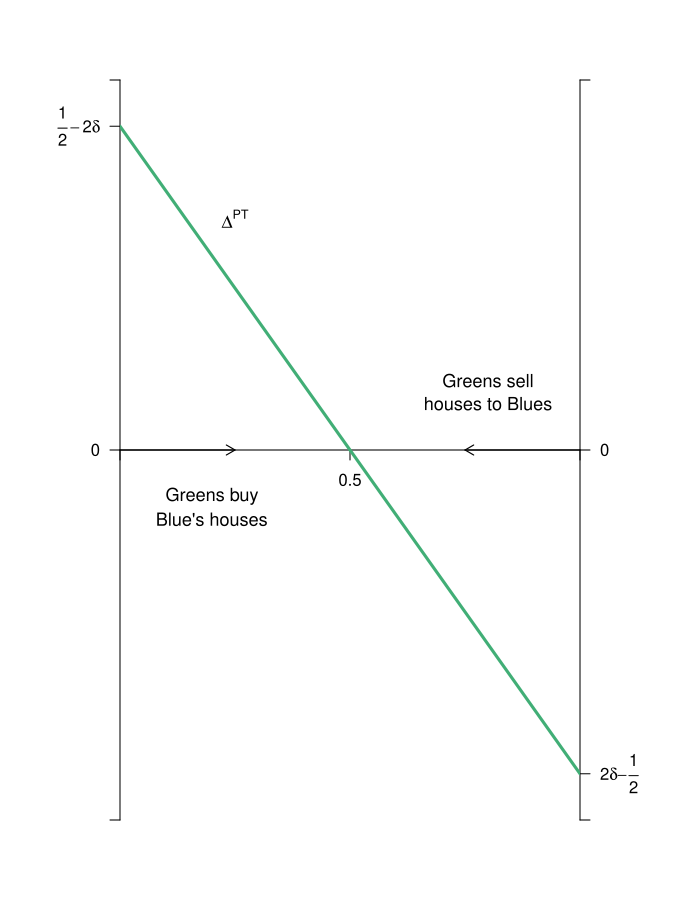

Here is the R script that generated this plot:
#Graph Designer: Simon Halliday + Scott Cohn
#Authors: Bowles and Halliday
#Title: Coordination, Conflict and Competition: A Text in Microeconomics

library(shape)
pdf(file = "public_mechanism/after_tax_benefit.pdf", width = 7, height = 9)

#Set parameters for graphics
axislabelsize <- 1.5
labelsize <- 1.1
graphlinewidth <- 3
segmentlinewidth <- 2

COL <- c("#7fc97f", "#beaed4", "#fdc086", "#ffff99", "#386cb0", "#f0027f", "#bf5b17", "#666666")
COLA <- c("#e0f3db", "#99d8c9","#66c2a4","#41ae76", "#238b45", "#005824")
COLB <- c("#4eb3d3", "#2b8cbe", "#0868ac","#084081")

#Edited the margins to cater for the larger LHS labels
par(mar =  c(4, 6, 4, 6))

# Post Tax Benefit

delta_PT <- function(delta = -0.1, f){
  f*(4*delta - 1) + 1/2 - 2*delta
}


#Add limits on axes and levels of utility for each function 
ylims <- c(-0.8, 0.8)
xlims <- c(0, 1)

npts <- 501 
x <- seq(xlims[1], xlims[2], length.out = npts)
y <- seq(ylims[1], ylims[2], length.out = npts) 

plot(0, 0, xlim = xlims, ylim = ylims, type = "n",
     xlab = expression(paste("")),
     ylab = expression(paste("")), 
     xaxt = "n", 
     yaxt = "n", 
     cex.lab = axislabelsize, 
     bty = "n", 
     xaxs="i", 
     yaxs="i"
)

#x and y limits with plain axes without ticks/numbers to match previous graph; y axes on both sides

ticksy <- c(ylims[1], 0, delta_PT(delta = -0.1, f = 0), ylims[2])
ylabels <- c(NA, 0, expression(paste(frac(1,2) - 2, delta)), NA)
ticksx <- c(xlims[1], 0.5, xlims[2])
xlabels <- c(NA, expression(paste(0.5)), NA)
ticksy2 <- c(ylims[1], delta_PT(delta = -0.1, f = 1), 0, ylims[2])
ylabels2 <- c(NA,expression( paste(4, delta, - bgroup("(", 2 *  delta + frac(1, 2), ")" ))), 0, NA)

axis(1, at = ticksx, pos = 0, labels = xlabels)
axis(2, at = ticksy, pos = 0, labels = ylabels, las = 1)
axis(4, at = ticksy2, pos = 1, labels = ylabels2, las = 1)

npts <- 503 
xx1 <- seq(xlims[1], xlims[2], length.out = npts)


#Axis labels 
# text(0.5, -.9, expression(paste("x")), xpd = TRUE, cex = axislabelsize, srt = 0) 
# text(xlims[1] - 0.1, 0, expression(paste("y")), xpd = TRUE, cex = axislabelsize, srt = 90) 

# Private Return
lines(xx1, delta_PT(f = xx1), col = COLA[4], lwd = graphlinewidth)

# Text Labels
text(0.2, - 0.1, expression(paste("Greens buy")), cex = labelsize)
text(0.2, - 0.15, expression(paste("Blue's houses")), cex = labelsize)

text(0.8, 0.15, expression(paste("Greens sell")), cex = labelsize)
text(0.8, 0.1, expression(paste("houses to Blues")), cex = labelsize)

text(0.25, 0.5, expression(paste(Delta^"PT")), cex = labelsize)

#Axis arrow
arrows(0, 0, 0.25, 0, code = 2, length = 0.1, lwd = 0.75*axislabelsize, lty = 1)
arrows(0.75, 0, 1, 0, code = 1, length = 0.1, lwd = 0.75*axislabelsize, lty = 1)
dev.off()
